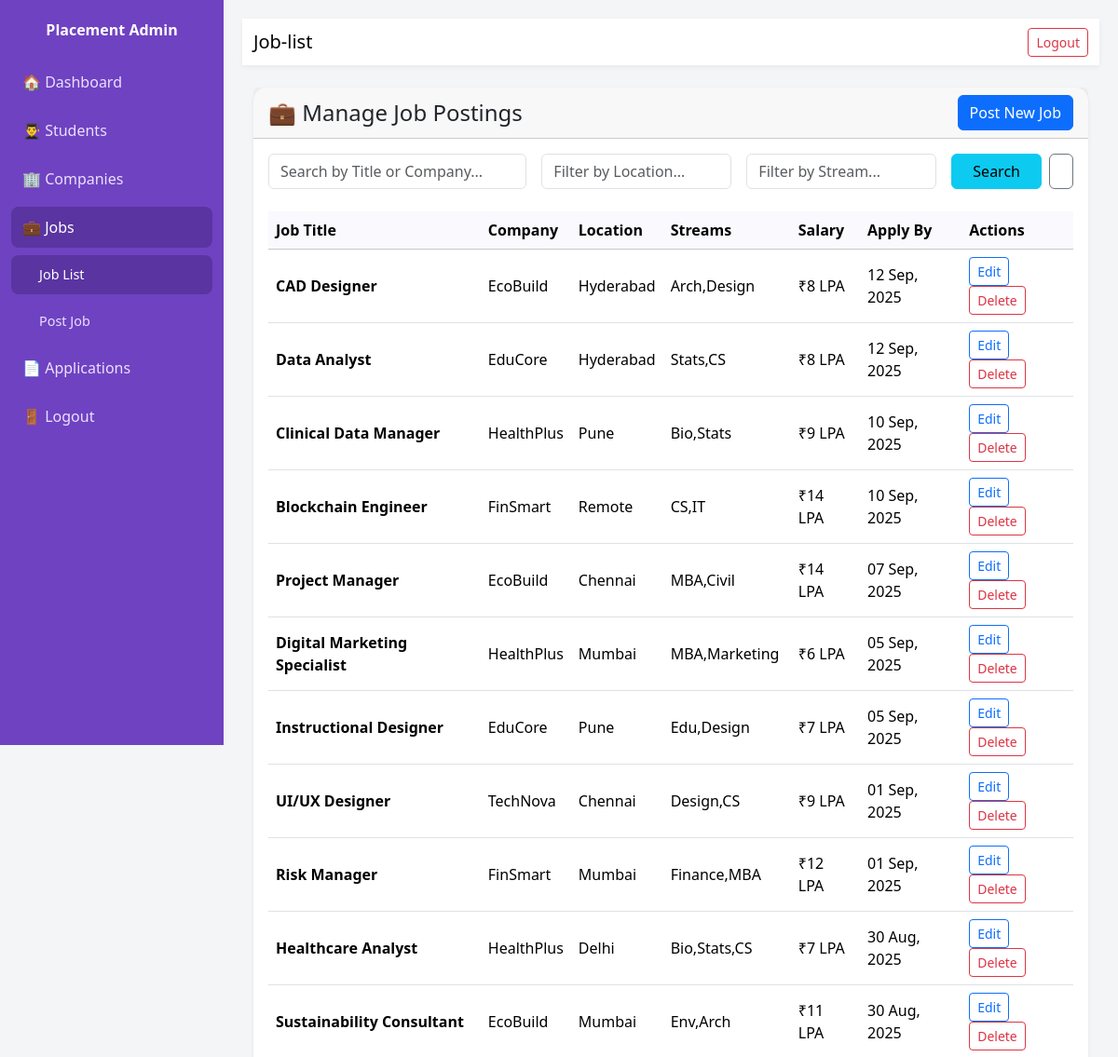
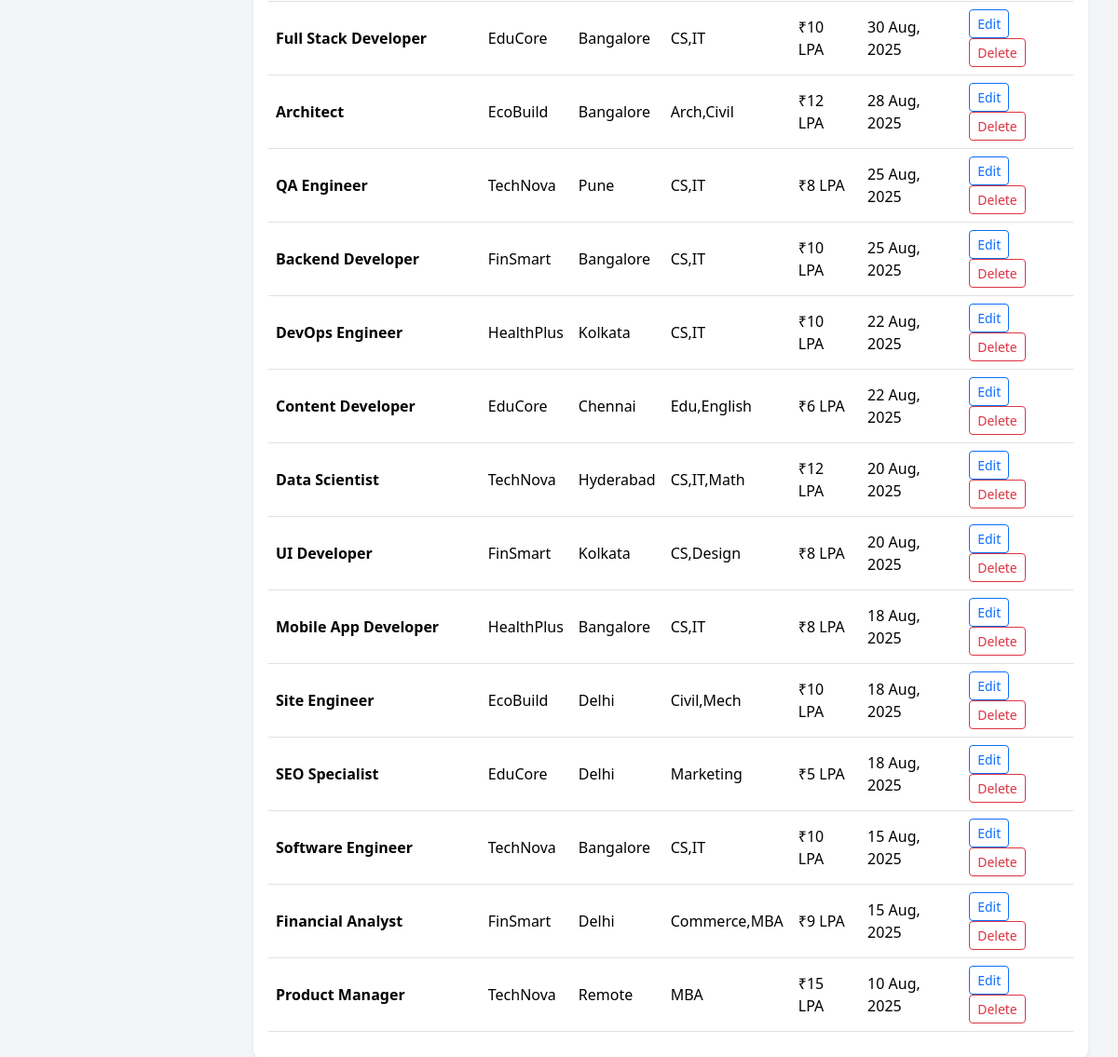
Page /Admin/job-list.php (signed in) on the committed database (2 pictures, top to bottom).
### tables this page shows
CREATE TABLE IF NOT EXISTS jobs (
    id int NOT NULL AUTO_INCREMENT,
    company_id int NOT NULL,
    title varchar(100) NOT NULL,
    description text,
    allowed_streams text,
    salary varchar(50) DEFAULT NULL,
    location varchar(100) DEFAULT NULL,
    last_date_to_apply date DEFAULT NULL,
    PRIMARY KEY (id),
    KEY company_id (company_id),
    FOREIGN KEY (company_id) REFERENCES companies(id) ON DELETE CASCADE
);

CREATE TABLE IF NOT EXISTS companies (
    id int NOT NULL AUTO_INCREMENT,
    name varchar(100) NOT NULL,
    description text,
    website varchar(255) DEFAULT NULL,
    logo_path varchar(255) DEFAULT NULL,
    created_at datetime DEFAULT CURRENT_TIMESTAMP,
    PRIMARY KEY (id)
);

### db-functions.php (called while the page is built, shortened)
<?php
function getConnection()
{
    static $conn = null;
    if ($conn === null) {
        $host = getenv('DB_HOST') ?: "localhost";
        $user = getenv('DB_USERNAME') ?: "root";
        $pass = getenv('DB_PASSWORD') ?: "";
        $dbname = getenv('DB_NAME') ?: "campushire";
        $port = getenv('DB_PORT') ?: 3306;
        $conn = mysqli_connect($host, $user, $pass, $dbname, $port);
    }
    return $conn;
}
function getFilteredJobs($searchTerm = '', $location = '', $stream = '')
{
    $conn = getConnection();
    $query = "SELECT j.*, c.name as company_name
              FROM jobs j
              JOIN companies c ON j.company_id = c.id
              WHERE 1=1";
    $query .= " ORDER BY j.last_date_to_apply DESC";
    $stmt = mysqli_prepare($conn, $query);
    mysqli_stmt_execute($stmt);
    $result = mysqli_stmt_get_result($stmt);
    $jobs = [];
    while ($row = mysqli_fetch_assoc($result)) {
        $jobs[] = $row;
    }
    return $jobs;
}
?>

### Admin/job-list.php (the view, shortened to what this page needs)
<?php
require_once 'admin_header.php';
$searchTerm = $_GET['search'] ?? '';
$location = $_GET['location'] ?? '';
$stream = $_GET['stream'] ?? '';
$jobs = getFilteredJobs($searchTerm, $location, $stream);
?>
<div class="container-fluid">
    <div class="card shadow-sm">
        <div class="card-header d-flex justify-content-between align-items-center">
            <h4 class="card-title mb-0">💼 Manage Job Postings</h4>
            <a href="post-jobs.php" class="btn btn-primary">Post New Job</a>
        </div>
        <div class="card-body">
            <form action="job-list.php" method="GET" class="mb-4">
                <div class="row g-3">
                    <div class="col-md-4">
                        <input type="text" name="search" class="form-control" placeholder="Search by Title or Company..." value="<?= htmlspecialchars($searchTerm) ?>">
                    </div>
                    <div class="col-md-3">
                        <input type="text" name="location" class="form-control" placeholder="Filter by Location..." value="<?= htmlspecialchars($location) ?>">
                    </div>
                    <div class="col-md-3">
                        <input type="text" name="stream" class="form-control" placeholder="Filter by Stream..." value="<?= htmlspecialchars($stream) ?>">
                    </div>
                    <div class="col-md-2 d-flex">
                        <button type="submit" class="btn btn-info flex-grow-1">Search</button>
                        <a href="job-list.php" class="btn btn-outline-secondary ms-2" title="Clear Filters">
                        </a>
                    </div>
                </div>
            </form>
            <div class="table-responsive">
                <table class="table table-hover align-middle">
                    <thead class="table-light">
                        <tr>
                            <th>Job Title</th>
                            <th>Company</th>
                            <th>Location</th>
                            <th>Streams</th>
                            <th>Salary</th>
                            <th>Apply By</th>
                            <th>Actions</th>
                        </tr>
                    </thead>
                    <tbody>
                        <?php if (empty($jobs)): ?>
                            <tr>
                                <td colspan="7" class="text-center p-4">
                                    No jobs found matching your criteria. <a href="job-list.php">Clear filters</a> to see all jobs.
                                </td>
                            </tr>
                        <?php else: ?>
                            <?php foreach ($jobs as $job): ?>
                                <tr>
                                    <td><strong><?= htmlspecialchars($job['title']) ?></strong></td>
                                    <td><?= htmlspecialchars($job['company_name']) ?></td>
                                    <td><?= htmlspecialchars($job['location']) ?></td>
                                    <td><?= htmlspecialchars($job['allowed_streams']) ?></td>
                                    <td><?= htmlspecialchars($job['salary']) ?></td>
                                    <td><?= date('d M, Y', strtotime($job['last_date_to_apply'])) ?></td>
                                    <td>
                                        <a href="edit-job.php?id=<?= $job['id'] ?>" class="btn btn-sm btn-outline-primary">Edit</a>
                                        <a href="delete-job.php?id=<?= $job['id'] ?>" class="btn btn-sm btn-outline-danger" onclick="return confirm('Are you sure you want to delete this job?')">Delete</a>
                                    </td>
                                </tr>
                            <?php endforeach; ?>
                        <?php endif; ?>
                    </tbody>
                </table>
            </div>
        </div>
    </div>
</div>
<?php
require_once 'admin_footer.php';
?>

### Admin/admin_header.php (shortened to what this page needs)
<?php
require_once "../db-functions.php";
?>
<!DOCTYPE html>
<html lang="en">
<head>
    <link href="https://cdn.jsdelivr.net/npm/bootstrap@5.3.3/dist/css/bootstrap.min.css" rel="stylesheet">
</head>
<body>
    <div class="sidebar">
        <div class="brand">Placement Admin</div>
        <nav class="nav flex-column">
            <a class="nav-link <?= basename($_SERVER['PHP_SELF']) == 'admin_dashboard.php' ? 'active' : '' ?>"
                href="admin_dashboard.php">🏠 Dashboard</a>
            <a class="nav-link <?= basename($_SERVER['PHP_SELF']) == 'manage_students.php' ? 'active' : '' ?>"
                href="manage_students.php">👨‍🎓 Students</a>
            <?php $isCompanyPage = in_array(basename($_SERVER['PHP_SELF']), ['company-list.php', 'post-companies.php',]); ?>
            <a class="nav-link <?= $isCompanyPage ? 'active' : '' ?> collapsed" data-bs-toggle="collapse"
                href="#companiesMenu" role="button" aria-expanded="<?= $isCompanyPage ? 'true' : 'false' ?>"
                aria-controls="companiesMenu">
                🏢 Companies
            </a>
            <?php $isJobPage = in_array(basename($_SERVER['PHP_SELF']), ['job-list.php', 'post-jobs.php']); ?>
            <a class="nav-link <?= $isJobPage ? 'active' : '' ?> collapsed" data-bs-toggle="collapse" href="#jobsMenu"
                role="button" aria-expanded="<?= $isJobPage ? 'true' : 'false' ?>" aria-controls="jobsMenu">
                💼 Jobs
            </a>
            <div class="collapse <?= $isJobPage ? 'show' : '' ?>" id="jobsMenu">
                <nav class="nav flex-column collapse-inner">
                    <a class="nav-link <?= basename($_SERVER['PHP_SELF']) == 'job-list.php' ? 'active' : '' ?>"
                        href="job-list.php">Job List</a>
                    <a class="nav-link <?= basename($_SERVER['PHP_SELF']) == 'post-jobs.php' ? 'active' : '' ?>"
                        href="post-jobs.php">Post Job</a>
                </nav>
            </div>
            <a class="nav-link <?= basename($_SERVER['PHP_SELF']) == 'view-applications.php' ? 'active' : '' ?>"
                href="view-applications.php">📄 Applications</a>
            <a class="nav-link" href="../logout.php">🚪 Logout</a>
        </nav>
    </div>
    <div class="content">
        <nav class="navbar mb-4">
            <div class="container-fluid">
                <span class="navbar-brand mb-0 h5"><?= ucfirst(basename($_SERVER['PHP_SELF'], ".php")) ?></span>
                <div>
                    <a href="../logout.php" class="btn btn-outline-danger btn-sm">Logout</a>
                </div>
            </div>
        </nav>

### Admin/admin_footer.php (shortened to what this page needs)
</div>
</body>
</html>

### Admin/admin_header.php (style rules this page uses)
body { background: #f4f5f7; }
.sidebar { height: 100vh; background: #6f42c1; position: fixed; left: 0; top: 0; width: 240px; padding: 20px 12px; }
.sidebar .brand { color: #fff; font-weight: 700; text-align: center; margin-bottom: 18px; }
.nav-link { color: #eae0ff; border-radius: 8px; padding: 10px 12px; margin: 4px 0; }
.nav-link.active, .nav-link:hover { background: #5a34a1; color: #fff; }
.content { margin-left: 240px; padding: 20px; }
.navbar { background: #fff; box-shadow: 0 2px 6px rgba(0, 0, 0, .05); }
.card { border: none; border-radius: 14px; box-shadow: 0 2px 8px rgba(0, 0, 0, .08); }
.table thead th { background: #faf9fe; }
.collapse-inner .nav-link { padding-left: 30px; font-size: 0.9rem; }

### rows in the picture
jobs: title "CAD Designer", company.name "EcoBuild", location "Hyderabad", allowed_streams "Arch,Design", salary "₹8 LPA", last_date_to_apply "12 Sep, 2025"
jobs: title "Data Analyst", company.name "EduCore", location "Hyderabad", allowed_streams "Stats,CS", salary "₹8 LPA", last_date_to_apply "12 Sep, 2025"
jobs: title "Clinical Data Manager", company.name "HealthPlus", location "Pune", allowed_streams "Bio,Stats", salary "₹9 LPA", last_date_to_apply "10 Sep, 2025"
jobs: title "Blockchain Engineer", company.name "FinSmart", location "Remote", allowed_streams "CS,IT", salary "₹14 LPA", last_date_to_apply "10 Sep, 2025"
jobs: title "Project Manager", company.name "EcoBuild", location "Chennai", allowed_streams "MBA,Civil", salary "₹14 LPA", last_date_to_apply "07 Sep, 2025"
jobs: title "Digital Marketing Specialist", company.name "HealthPlus", location "Mumbai", allowed_streams "MBA,Marketing", salary "₹6 LPA", last_date_to_apply "05 Sep, 2025"
jobs: title "Instructional Designer", company.name "EduCore", location "Pune", allowed_streams "Edu,Design", salary "₹7 LPA", last_date_to_apply "05 Sep, 2025"
jobs: title "UI/UX Designer", company.name "TechNova", location "Chennai", allowed_streams "Design,CS", salary "₹9 LPA", last_date_to_apply "01 Sep, 2025"
jobs: title "Risk Manager", company.name "FinSmart", location "Mumbai", allowed_streams "Finance,MBA", salary "₹12 LPA", last_date_to_apply "01 Sep, 2025"
jobs: title "Healthcare Analyst", company.name "HealthPlus", location "Delhi", allowed_streams "Bio,Stats,CS", salary "₹7 LPA", last_date_to_apply "30 Aug, 2025"
jobs: title "Sustainability Consultant", company.name "EcoBuild", location "Mumbai", allowed_streams "Env,Arch", salary "₹11 LPA", last_date_to_apply "30 Aug, 2025"
jobs: title "Full Stack Developer", company.name "EduCore", location "Bangalore", allowed_streams "CS,IT", salary "₹10 LPA", last_date_to_apply "30 Aug, 2025"
jobs: title "Architect", company.name "EcoBuild", location "Bangalore", allowed_streams "Arch,Civil", salary "₹12 LPA", last_date_to_apply "28 Aug, 2025"
jobs: title "QA Engineer", company.name "TechNova", location "Pune", allowed_streams "CS,IT", salary "₹8 LPA", last_date_to_apply "25 Aug, 2025"
jobs: title "Backend Developer", company.name "FinSmart", location "Bangalore", allowed_streams "CS,IT", salary "₹10 LPA", last_date_to_apply "25 Aug, 2025"
jobs: title "DevOps Engineer", company.name "HealthPlus", location "Kolkata", allowed_streams "CS,IT", salary "₹10 LPA", last_date_to_apply "22 Aug, 2025"
jobs: title "Content Developer", company.name "EduCore", location "Chennai", allowed_streams "Edu,English", salary "₹6 LPA", last_date_to_apply "22 Aug, 2025"
jobs: title "Data Scientist", company.name "TechNova", location "Hyderabad", allowed_streams "CS,IT,Math", salary "₹12 LPA", last_date_to_apply "20 Aug, 2025"
jobs: title "UI Developer", company.name "FinSmart", location "Kolkata", allowed_streams "CS,Design", salary "₹8 LPA", last_date_to_apply "20 Aug, 2025"
jobs: title "Mobile App Developer", company.name "HealthPlus", location "Bangalore", allowed_streams "CS,IT", salary "₹8 LPA", last_date_to_apply "18 Aug, 2025"
jobs: title "Site Engineer", company.name "EcoBuild", location "Delhi", allowed_streams "Civil,Mech", salary "₹10 LPA", last_date_to_apply "18 Aug, 2025"
jobs: title "SEO Specialist", company.name "EduCore", location "Delhi", allowed_streams "Marketing", salary "₹5 LPA", last_date_to_apply "18 Aug, 2025"
jobs: title "Software Engineer", company.name "TechNova", location "Bangalore", allowed_streams "CS,IT", salary "₹10 LPA", last_date_to_apply "15 Aug, 2025"
jobs: title "Financial Analyst", company.name "FinSmart", location "Delhi", allowed_streams "Commerce,MBA", salary "₹9 LPA", last_date_to_apply "15 Aug, 2025"
jobs: title "Product Manager", company.name "TechNova", location "Remote", allowed_streams "MBA", salary "₹15 LPA", last_date_to_apply "10 Aug, 2025"

### other values in the picture
basename($_SERVER['PHP_SELF'], ".php") "Job-list"
